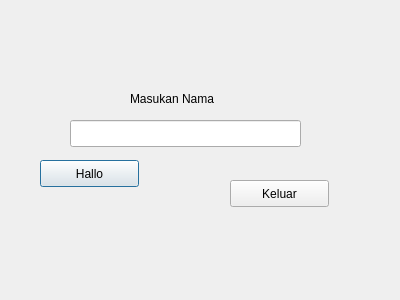
<?xml version="1.0" encoding="UTF-8"?>
<ui version="4.0">
 <class>Dialog</class>
 <widget class="QDialog" name="Dialog">
  <property name="geometry">
   <rect>
    <x>0</x>
    <y>0</y>
    <width>400</width>
    <height>300</height>
   </rect>
  </property>
  <property name="windowTitle">
   <string>Dialog</string>
  </property>
  <widget class="QLabel" name="label">
   <property name="geometry">
    <rect>
     <x>130</x>
     <y>90</y>
     <width>111</width>
     <height>17</height>
    </rect>
   </property>
   <property name="text">
    <string>Masukan Nama</string>
   </property>
  </widget>
  <widget class="QLineEdit" name="nameEdit">
   <property name="geometry">
    <rect>
     <x>70</x>
     <y>120</y>
     <width>231</width>
     <height>27</height>
    </rect>
   </property>
  </widget>
  <widget class="QPushButton" name="helloButton">
   <property name="geometry">
    <rect>
     <x>40</x>
     <y>160</y>
     <width>99</width>
     <height>27</height>
    </rect>
   </property>
   <property name="text">
    <string>Hallo</string>
   </property>
  </widget>
  <widget class="QPushButton" name="pushButton_2">
   <property name="geometry">
    <rect>
     <x>230</x>
     <y>180</y>
     <width>99</width>
     <height>27</height>
    </rect>
   </property>
   <property name="text">
    <string>Keluar</string>
   </property>
  </widget>
 </widget>
 <resources/>
 <connections>
  <connection>
   <sender>pushButton_2</sender>
   <signal>clicked()</signal>
   <receiver>Dialog</receiver>
   <slot>reject()</slot>
   <hints>
    <hint type="sourcelabel">
     <x>258</x>
     <y>186</y>
    </hint>
    <hint type="destinationlabel">
     <x>265</x>
     <y>221</y>
    </hint>
   </hints>
  </connection>
 </connections>
</ui>
